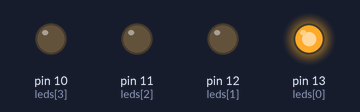
Simulated run of this sketch. Board: Arduino Uno, built with avr-gcc and run on an emulated ATmega328P. On the bench: output pins drawn as LEDs (lit = HIGH).

Above: at 0.05 s.
At 0.65 s:
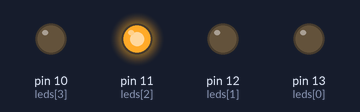
At 1.35 s:
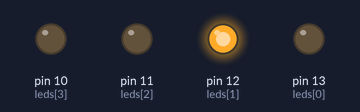
At 2.75 s:
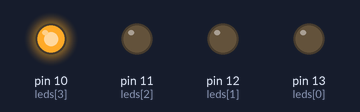
Timing chart, 0 to 3.0 s (numbered marks = the images above):
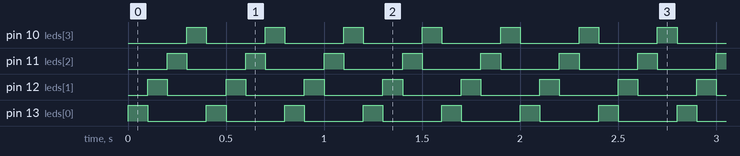

The sketch:

ex07_LedSequencia.ino
```cpp
const int leds[] = {13, 12, 11, 10};
const int qtd = 4;

void setup() {
  for (int i = 0; i < qtd; i++) {
    pinMode(leds[i], OUTPUT);
  }
}

void loop() {
  for (int i = 0; i < qtd; i++) {
    digitalWrite(leds[i], HIGH);
    delay(100);
    digitalWrite(leds[i], LOW);
  }
}
```

Measured:
- by itself, pin 10 (leds[3]), pin 11 (leds[2]), pin 12 (leds[1]), pin 13 (leds[0]): alternates HIGH for 0.10 s and LOW for 0.30 s
